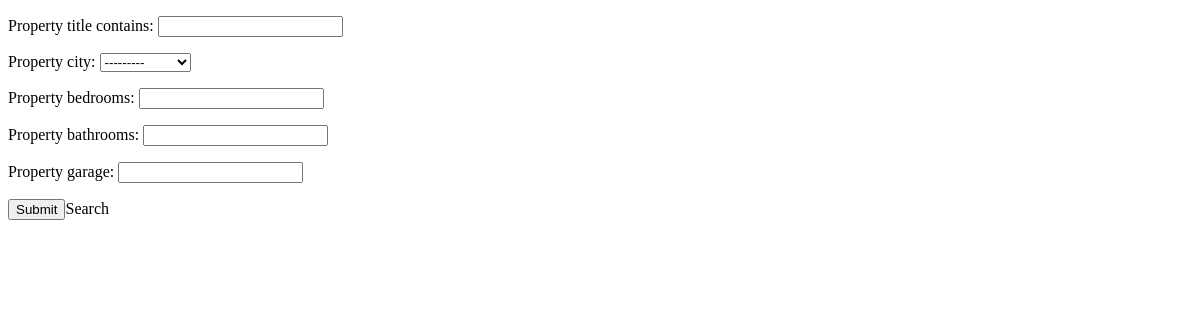
The page /search/ on the database as committed earlier.
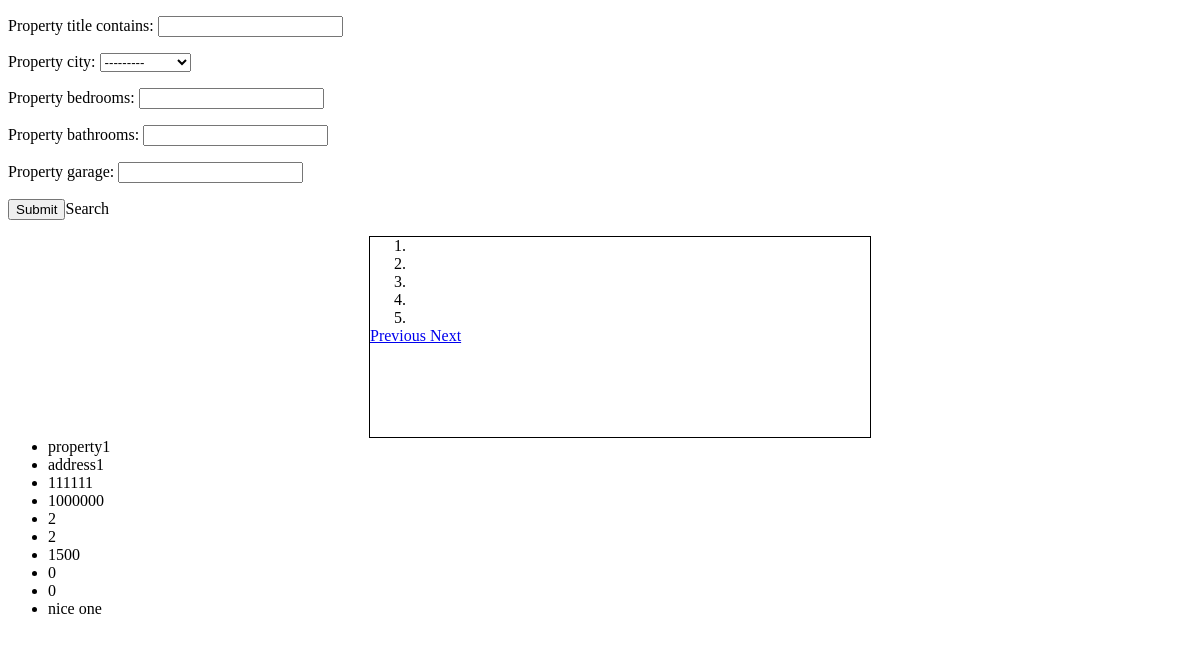
The same page on the database as committed later.
### properties/models.py (models this page shows)
class Property(models.Model):
    property_owner = models.ForeignKey(User, related_name='property_owner', on_delete=models.CASCADE)
    property_title = models.CharField(max_length=50)
    property_address = models.CharField(max_length=200)
    PROPERTY_CITY_CHOICES = (
        ('New Delhi', 'New Delhi'),
        ('Noida', 'Noida'),
        ('Gurugram', 'Gurugram'),
        ('Chandigarh', 'Chandigarh'),
        ('Bangalore', 'Bangalore'),
        ('Pune', 'Pune'),
        ('Mumbai', 'Mumbai'),
        ('Chennai', 'Chennai'),
    )
    PROPERTY_STATE_CHOICES = (
        ('Delhi', 'Delhi'),
        ('Uttar Pradesh', 'Uttar Pradesh'),
        ('Haryana', 'Haryana'),
        ('Punjab', 'Punjab'),
        ('Karnataka', 'Karnataka'),
        ('Maharashtra', 'Maharashtra'),
        ('Tamil Nadu', 'Tamil Nadu'),
    )
    property_city = models.CharField(max_length=50, choices=PROPERTY_CITY_CHOICES)
    property_state = models.CharField(max_length=50, choices=PROPERTY_STATE_CHOICES)
    property_pin = models.IntegerField()
    property_price = models.IntegerField()
    property_bedrooms = models.IntegerField()
    property_bathrooms = models.IntegerField()
    property_sqFeet = models.IntegerField()
    property_lotSize = models.IntegerField()
    property_garage = models.IntegerField()
    property_listingDate = models.DateField(auto_now_add=True)
    property_description = models.CharField(max_length=200)

### properties/views.py (the view)
# urls.py: path('search/', p_views.search, name='search'),
def search(request):
    property_list = Property.objects.all()
    property_filter = PropertyFilter(request.GET, queryset=property_list)
    return render(request, 'property_search.html', {'filter': property_filter})

### properties/templates/property_search.html (shortened to what this page needs)
<!DOCTYPE html>
<html lang="en">
<head>
</head>
<body>
  <form method="get" action="{% url 'search' %}">
    {{ filter.form.as_p }}
    <input type="submit">Search</input>
  </form>
  <ul>
  {% for property in filter.qs %}
    <div id="myCarousel" class="carousel slide" data-ride="carousel" style="border:1px solid black; width:500px;height:200px;margin:0 auto; ">
<ol class="carousel-indicators">
    <li data-target="#myCarousel" data-slide-to="0" class="active"></li>
    <li data-target="#myCarousel" data-slide-to="1"></li>
    <li data-target="#myCarousel" data-slide-to="2"></li>
    <li data-target="#myCarousel" data-slide-to="3"></li>
    <li data-target="#myCarousel" data-slide-to="4"></li>
</ol>
    <a class="left carousel-control" href="#myCarousel" role="button" data-slide="prev">
        <span class="sr-only">Previous</span>
    </a>
    <a class="right carousel-control" href="#myCarousel" role="button" data-slide="next">
        <span class="sr-only">Next</span>
    </a>
</div>
    <li>{{ property.property_title }}</li>
    <li>{{ property.property_address }}</li>
    <li>{{ property.property_pin }}</li>
    <li>{{ property.property_price }}</li>
    <li>{{ property.property_bedrooms }}</li>
    <li>{{ property.property_bathrooms }}</li>
    <li>{{ property.property_sqFeet }}</li>
    <li>{{ property.property_lotSize }}</li>
    <li>{{ property.property_garage }}</li>
    <li>{{ property.property_description }}</li>
  {% endfor %}
  </ul>
</body>
</html>

Rows that differ between the two databases and show on the page:
added Property: property_title "property1", property_address "address1", property_pin "111111", property_price "1000000", property_bedrooms "2", property_bathrooms "2", property_sqFeet "1500", property_lotSize "0", property_garage "0", property_description "nice one"
